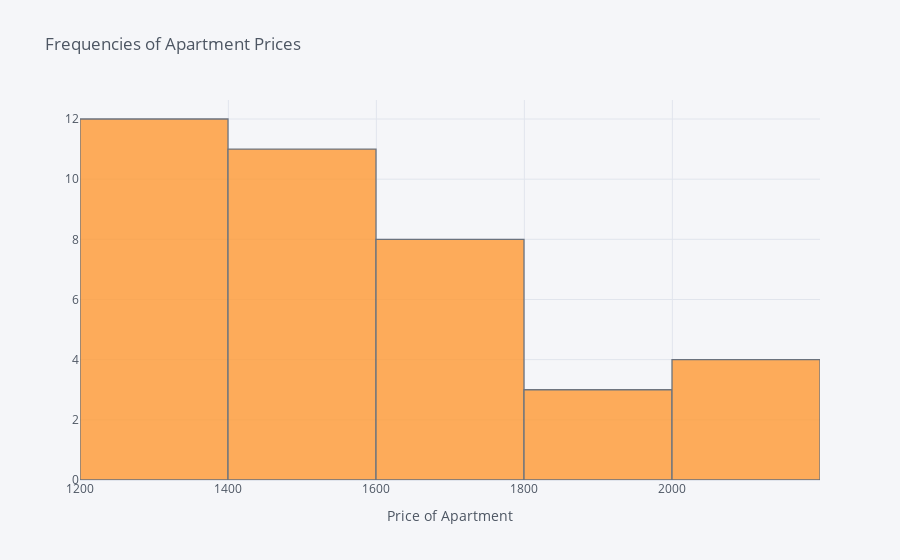
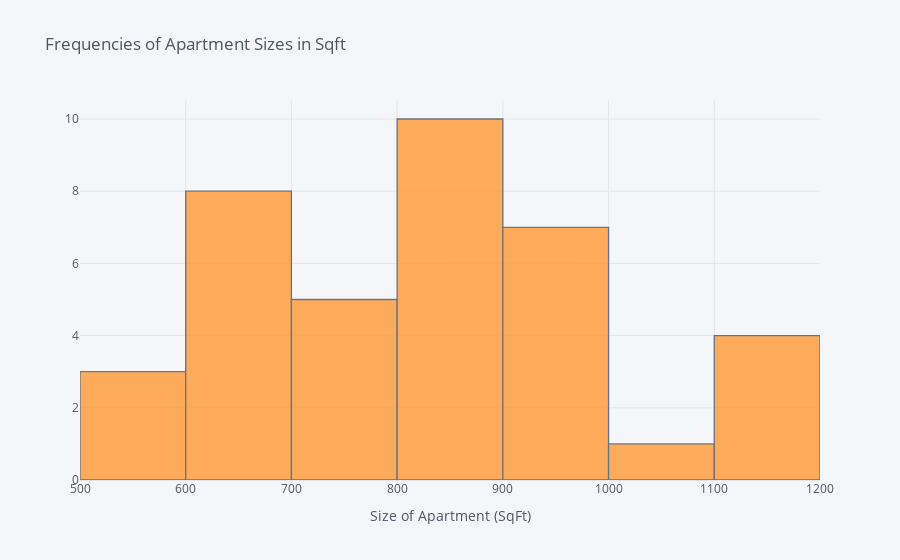

Notebook code for these charts, in order:
### Markdown cell above
## Plotting price and size, we can see there is a clear relationship between both attributes

### Code cell
df['price'].iplot(kind='histogram', xTitle='Price of Apartment', title='Frequencies of Apartment Prices')
df[['size']].iplot(kind='histogram', xTitle='Size of Apartment (SqFt)', title='Frequencies of Apartment Sizes in Sqft')

### Figure 1 — Plotly figure (JSON) as saved in the notebook; plotly's stock layout.template omitted (floating-point values rounded to 4 significant figures)
{"data": [{"histfunc": "count", "histnorm": "", "marker": {"color": "rgba(255, 153, 51, 1.0)", "line": {"color": "#4D5663", "width": 1.3}}, "name": "price", "opacity": 0.8, "orientation": "v", "type": "histogram", "x": [1550, 1675, 1725, 1385, 1450, 1360, 1425, 1730, 1310, 1925, 1615, 1305, 1390, 1500, 1630, 1750, 1425, 2125, 1305, 1370, 1475, 1815, 2125, 1880, 2190, 1705, 1525, 1255, 1355, 2000, 1500, 1300, 1330, 1425, 1380, 1405, 1505, 1600]}], "layout": {"barmode": "overlay", "legend": {"bgcolor": "#F5F6F9", "font": {"color": "#4D5663"}}, "paper_bgcolor": "#F5F6F9", "plot_bgcolor": "#F5F6F9", "title": {"font": {"color": "#4D5663"}, "text": "Frequencies of Apartment Prices"}, "xaxis": {"gridcolor": "#E1E5ED", "showgrid": true, "tickfont": {"color": "#4D5663"}, "title": {"font": {"color": "#4D5663"}, "text": "Price of Apartment"}, "zerolinecolor": "#E1E5ED"}, "yaxis": {"gridcolor": "#E1E5ED", "showgrid": true, "tickfont": {"color": "#4D5663"}, "title": {"font": {"color": "#4D5663"}, "text": ""}, "zerolinecolor": "#E1E5ED"}}}

### Figure 2 — Plotly figure (JSON) as saved in the notebook; plotly's stock layout.template omitted (floating-point values rounded to 4 significant figures)
{"data": [{"histfunc": "count", "histnorm": "", "marker": {"color": "rgba(255, 153, 51, 1.0)", "line": {"color": "#4D5663", "width": 1.3}}, "name": "size", "opacity": 0.8, "orientation": "v", "type": "histogram", "x": [550, 660, 912, 839.8, 730, 581, 839.8, 888, 663, 1137, 889, 650, 661, 715, 940, 945, 850, 1130, 638, 753, 862, 988, 1135, 988, 1135, 915, 675, 616, 786, 863, 1000, 650, 850, 800, 560, 720, 850, 900]}], "layout": {"barmode": "overlay", "legend": {"bgcolor": "#F5F6F9", "font": {"color": "#4D5663"}}, "paper_bgcolor": "#F5F6F9", "plot_bgcolor": "#F5F6F9", "title": {"font": {"color": "#4D5663"}, "text": "Frequencies of Apartment Sizes in Sqft"}, "xaxis": {"gridcolor": "#E1E5ED", "showgrid": true, "tickfont": {"color": "#4D5663"}, "title": {"font": {"color": "#4D5663"}, "text": "Size of Apartment (SqFt)"}, "zerolinecolor": "#E1E5ED"}, "yaxis": {"gridcolor": "#E1E5ED", "showgrid": true, "tickfont": {"color": "#4D5663"}, "title": {"font": {"color": "#4D5663"}, "text": ""}, "zerolinecolor": "#E1E5ED"}}}
